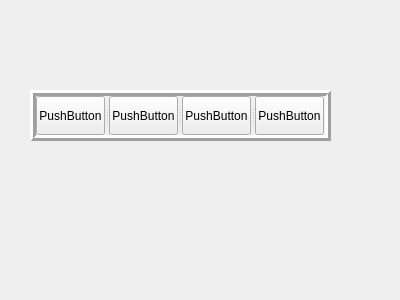
<?xml version="1.0" encoding="UTF-8"?>
<ui version="4.0">
 <class>MyWidget</class>
 <widget class="QWidget" name="MyWidget">
  <property name="geometry">
   <rect>
    <x>0</x>
    <y>0</y>
    <width>400</width>
    <height>300</height>
   </rect>
  </property>
  <property name="windowTitle">
   <string>MyWidget</string>
  </property>
  <widget class="QSplitter" name="splitter">
   <property name="geometry">
    <rect>
     <x>30</x>
     <y>90</y>
     <width>301</width>
     <height>51</height>
    </rect>
   </property>
   <property name="frameShape">
    <enum>QFrame::Box</enum>
   </property>
   <property name="frameShadow">
    <enum>QFrame::Raised</enum>
   </property>
   <property name="lineWidth">
    <number>3</number>
   </property>
   <property name="orientation">
    <enum>Qt::Horizontal</enum>
   </property>
   <widget class="QPushButton" name="pushButton">
    <property name="text">
     <string>PushButton</string>
    </property>
   </widget>
   <widget class="QPushButton" name="pushButton_3">
    <property name="text">
     <string>PushButton</string>
    </property>
   </widget>
   <widget class="QPushButton" name="pushButton_4">
    <property name="text">
     <string>PushButton</string>
    </property>
   </widget>
   <widget class="QPushButton" name="pushButton_2">
    <property name="text">
     <string>PushButton</string>
    </property>
   </widget>
  </widget>
 </widget>
 <layoutdefault spacing="6" margin="11"/>
 <resources/>
 <connections/>
</ui>
